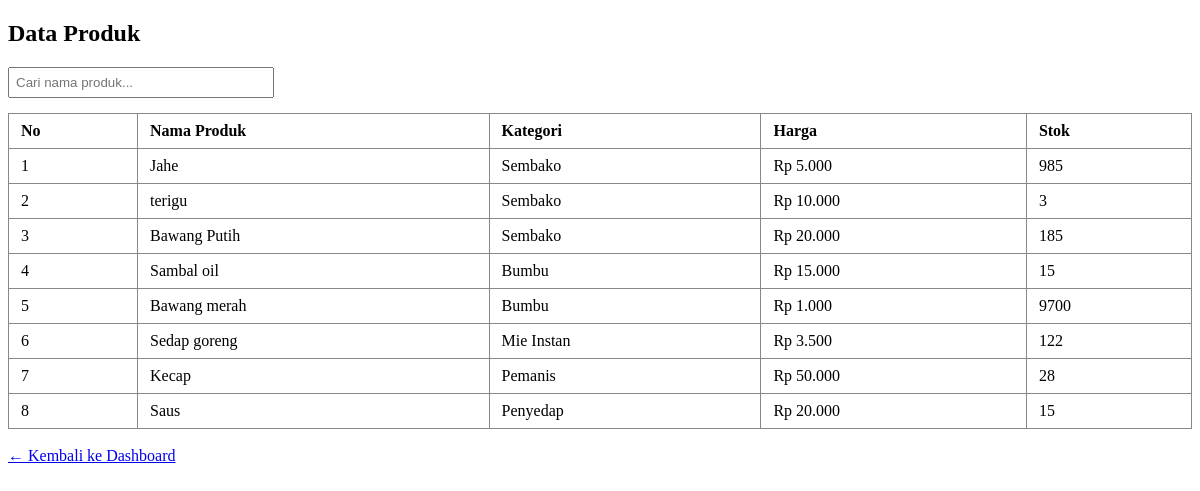
The app's page /list_produk.php with its own data.
### tables this page shows
CREATE TABLE `produk` (
  `id_produk` int(11) NOT NULL,
  `nama_produk` varchar(100) DEFAULT NULL,
  `harga` decimal(10,2) DEFAULT NULL,
  `stok` int(11) DEFAULT NULL,
  `id_kategori` int(11) DEFAULT NULL
);

CREATE TABLE `kategori` (
  `id_kategori` int(11) NOT NULL,
  `nama_kategori` varchar(100) NOT NULL
);

### list_produk.php (the view, shortened to what this page needs)
<?php
include "config.php";
?>
<!DOCTYPE html>
<html>
<head>
</head>
<body>
<h2>Data Produk</h2>
<input type="text" id="search" placeholder="Cari nama produk...">
<div id="tabel-produk">
    <?php
    $query = "
        SELECT p.*, k.nama_kategori
        FROM produk p
        LEFT JOIN kategori k ON p.id_kategori = k.id_kategori
        ORDER BY p.id_produk DESC
    ";
    $result = $conn->query($query);
    echo "<table>";
    echo "<tr>
            <th>No</th>
            <th>Nama Produk</th>
            <th>Kategori</th>
            <th>Harga</th>
            <th>Stok</th>
          </tr>";
    $no = 1;
    while ($row = $result->fetch_assoc()) {
        $nama_produk   = htmlspecialchars($row['nama_produk']);
        $nama_kategori = htmlspecialchars($row['nama_kategori'] ?? '-');
        $harga         = "Rp " . number_format($row['harga'], 0, ',', '.');
        $stok          = $row['stok'];
        echo "<tr>
                <td>{$no}</td>
                <td>{$nama_produk}</td>
                <td>{$nama_kategori}</td>
                <td>{$harga}</td>
                <td>{$stok}</td>
              </tr>";
        $no++;
    }
    echo "</table>";
    ?>
</div>
<br><a href='index.php'>← Kembali ke Dashboard</a>
</body>
</html>

### list_produk.php (style rules this page uses)
input[type="text"] { padding: 6px; width: 250px; margin-bottom: 15px; }
table { border-collapse: collapse; width: 100%; }
th, td { padding: 8px 12px; border: 1px solid #888; text-align: left; }

### records on screen
produk: nama_produk "Jahe", id_kategori.nama_kategori "Sembako", harga "Rp 5.000", stok "985"
produk: nama_produk "terigu", id_kategori.nama_kategori "Sembako", harga "Rp 10.000", stok "3"
produk: nama_produk "Bawang Putih", id_kategori.nama_kategori "Sembako", harga "Rp 20.000", stok "185"
produk: nama_produk "Sambal oil", id_kategori.nama_kategori "Bumbu", harga "Rp 15.000", stok "15"
produk: nama_produk "Bawang merah", id_kategori.nama_kategori "Bumbu", harga "Rp 1.000", stok "9700"
produk: nama_produk "Sedap goreng", id_kategori.nama_kategori "Mie Instan", harga "Rp 3.500", stok "122"
produk: nama_produk "Kecap", id_kategori.nama_kategori "Pemanis", harga "Rp 50.000", stok "28"
produk: nama_produk "Saus", id_kategori.nama_kategori "Penyedap", harga "Rp 20.000", stok "15"
